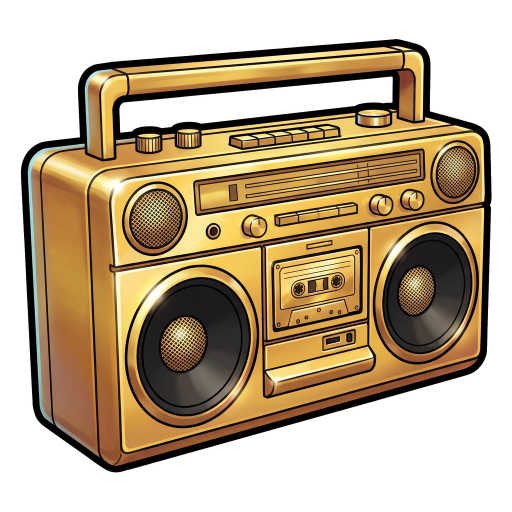
#> input picture art/source/symbols/H1/master_rig_1024.png, 1024 x 1024 px, found by its file name (shown at 1/2 size)
$ python cut_H4.py
#> lines starting #> are read from the running program, lines starting #| are printed output that depends on the picture; after the words box and inside, x2 and y2 are one past the last pixel; in counts of white or black regions, pixels touching at a corner belong together
### tools/spine/examples/bass_drop/cut/cutlib.py
"""Master-cut helpers for the Bass Drop Spine rigs (the split stage for symbol masters whose part sheets
were re-drawn by the model and do not register: tools/split README "Known limits").

Every visible pixel of a rig comes from the APPROVED matted master (art/source/symbols/<ID>/master_rig_1024.png,
art/source/ui/...), cut with masks drawn in master pixels. Hidden areas that a motion can reveal are filled
from a registered part-sheet piece or by inpainting, and are always UNDER the part that hides them at rest,
so the rest pose reassembles to the master exactly (checked by `reassembly`).

All parts go to the rig canvas through ONE transform (`Fit`): premultiplied Lanczos resample of the whole
master-sized layer, pasted at the same integer offset, then trimmed + padded. Straight-alpha PNGs out.
"""
from __future__ import annotations

import json
import math
from dataclasses import dataclass
from pathlib import Path

import cv2
import numpy as np
from PIL import Image, ImageDraw, ImageFilter

REPO = Path(__file__).resolve().parents[5]


def load(path) -> np.ndarray:
    """Straight RGBA float32 [0, 1]."""
    return np.asarray(Image.open(path).convert("RGBA"), dtype=np.float32) / 255.0


def save(arr: np.ndarray, path) -> None:
    Path(path).parent.mkdir(parents=True, exist_ok=True)
    a = np.clip(arr, 0, 1)
    out = (a * 255 + 0.5).astype(np.uint8)
    out[..., :3][out[..., 3] == 0] = 0
    Image.fromarray(out, "RGBA").save(path, optimize=True)


def poly(shape, pts, ss: int = 4) -> np.ndarray:
    """Anti-aliased polygon coverage (float 0..1) at master resolution."""
    h, w = shape[:2]
    im = Image.new("L", (w * ss, h * ss), 0)
    ImageDraw.Draw(im).polygon([(x * ss, y * ss) for x, y in pts], fill=255)
    return np.asarray(im.resize((w, h), Image.BOX), dtype=np.float32) / 255.0


# [15 lines left out: functions ellipse, curve_below, not called in this run]


def feather(m: np.ndarray, r: float) -> np.ndarray:
    if r <= 0:
        return m
    im = Image.fromarray((np.clip(m, 0, 1) * 255).astype(np.uint8), "L").filter(ImageFilter.GaussianBlur(r))
    return np.asarray(im, dtype=np.float32) / 255.0


def dilate(m: np.ndarray, r: int) -> np.ndarray:
    k = cv2.getStructuringElement(cv2.MORPH_ELLIPSE, (2 * r + 1, 2 * r + 1))
    return cv2.dilate((m > 0.5).astype(np.uint8), k).astype(np.float32)


def erode(m: np.ndarray, r: int) -> np.ndarray:
    k = cv2.getStructuringElement(cv2.MORPH_ELLIPSE, (2 * r + 1, 2 * r + 1))
    return cv2.erode((m > 0.5).astype(np.uint8), k).astype(np.float32)


def layer(master: np.ndarray, cover: np.ndarray) -> np.ndarray:
    """Part layer = master pixels with alpha x coverage."""
    out = master.copy()
    out[..., 3] = master[..., 3] * np.clip(cover, 0, 1)
    return out


def over(top: np.ndarray, bottom: np.ndarray) -> np.ndarray:
    """Straight-alpha 'over'."""
    ta, ba = top[..., 3:4], bottom[..., 3:4]
    oa = ta + ba * (1 - ta)
    rgb = np.where(oa > 1e-6, (top[..., :3] * ta + bottom[..., :3] * ba * (1 - ta)) / np.maximum(oa, 1e-6), 0)
    return np.concatenate([rgb, oa], -1).astype(np.float32)


def inpaint_rgb(rgba: np.ndarray, hole: np.ndarray, radius: int = 9, known: np.ndarray | None = None) -> np.ndarray:
    """Fill RGB inside `hole` from the surrounding opaque colour (OpenCV Telea); alpha untouched.
    `known` limits the colour sources (default: opaque pixels outside the hole)."""
    rgb = (np.clip(rgba[..., :3], 0, 1) * 255).astype(np.uint8)
    src = (rgba[..., 3] > 0.9) if known is None else (known > 0.5)
    mask = ((hole > 0.5) | ~src).astype(np.uint8) * 255
    filled = cv2.inpaint(cv2.cvtColor(rgb, cv2.COLOR_RGB2BGR), mask, radius, cv2.INPAINT_TELEA)
    filled = cv2.cvtColor(filled, cv2.COLOR_BGR2RGB).astype(np.float32) / 255.0
    out = rgba.copy()
    h = hole > 0.5
    out[..., :3][h] = filled[h]
    return out


def stroke(cover: np.ndarray, width: float, where: np.ndarray | None = None, colour=(0.02, 0.015, 0.02)) -> np.ndarray:
    """An outline layer along the inside boundary of `cover` (width in master px), optionally only where `where`."""
    m = (cover > 0.5).astype(np.uint8)
    dist = cv2.distanceTransform(m, cv2.DIST_L2, 5)
    a = np.clip(width - dist + 0.5, 0, 1) * (m > 0)
    if where is not None:
        a = a * where
    out = np.zeros(cover.shape + (4,), np.float32)
    out[..., 0], out[..., 1], out[..., 2] = colour
    out[..., 3] = a
    return out


@dataclass
class Fit:
    """Master px -> canvas units: canvas = master * s + (ox, oy) (integer offset, s with an integer size)."""
    s: float
    ox: int
    oy: int
    W: int
    H: int
    src: tuple[int, int]

    @classmethod
    def symbol(cls, master: np.ndarray, content: float, canvas=(360, 360), centre=None) -> "Fit":
        a = master[..., 3] > 0.02
        ys, xs = np.nonzero(a)
        x0, x1, y0, y1 = xs.min(), xs.max() + 1, ys.min(), ys.max() + 1
        h, w = a.shape
        s = content / max(x1 - x0, y1 - y0)
        size = round(w * s)
        s = size / w
        cx, cy = (x0 + x1) / 2, (y0 + y1) / 2
        tx, ty = centre if centre else (canvas[0] / 2, canvas[1] / 2)
        return cls(s, round(tx - cx * s), round(ty - cy * s), canvas[0], canvas[1], (w, h))

    # [7 lines left out: function explicit, not called in this run]

    def pt(self, x, y):
        return (x * self.s + self.ox, y * self.s + self.oy)

    def canvas(self, lay: np.ndarray) -> np.ndarray:
        h, w = lay.shape[:2]
        sw, sh = round(w * self.s), round(h * self.s)
        prem = lay.copy()
        prem[..., :3] *= prem[..., 3:4]
        # premultiplied Lanczos (PIL float per channel)
        chans = [np.asarray(Image.fromarray(prem[..., c], "F").resize((sw, sh), Image.LANCZOS)) for c in range(4)]
        small = np.clip(np.stack(chans, -1), 0, 1)
        out = np.zeros((self.H, self.W, 4), np.float32)
        x0, y0 = self.ox, self.oy
        sx0, sy0 = max(0, -x0), max(0, -y0)
        dx0, dy0 = max(0, x0), max(0, y0)
        cw = min(sw - sx0, self.W - dx0)
        ch = min(sh - sy0, self.H - dy0)
        if cw > 0 and ch > 0:
            out[dy0:dy0 + ch, dx0:dx0 + cw] = small[sy0:sy0 + ch, sx0:sx0 + cw]
        a = out[..., 3:4]
        out[..., :3] = np.where(a > 1e-5, out[..., :3] / np.maximum(a, 1e-5), 0)
        out[..., 3] = np.where(out[..., 3] < 3 / 255, 0, out[..., 3])
        return out


def trim(canvas_rgba: np.ndarray, pad: int = 3):
    """-> (image, bbox [x, y, w, h] on the canvas). The image may extend outside the canvas (negative x)."""
    a = canvas_rgba[..., 3] > 0
    ys, xs = np.nonzero(a)
    if len(xs) == 0:
        raise ValueError("empty part")
    x0, x1, y0, y1 = xs.min() - pad, xs.max() + 1 + pad, ys.min() - pad, ys.max() + 1 + pad
    H, W = a.shape
    img = np.zeros((y1 - y0, x1 - x0, 4), np.float32)
    sx0, sy0 = max(0, x0), max(0, y0)
    sx1, sy1 = min(W, x1), min(H, y1)
    img[sy0 - y0:sy1 - y0, sx0 - x0:sx1 - x0] = canvas_rgba[sy0:sy1, sx0:sx1]
    return img, [int(x0), int(y0), int(x1 - x0), int(y1 - y0)]


def paste(canvas_shape, img, bbox) -> np.ndarray:
    H, W = canvas_shape[:2]
    out = np.zeros((H, W, 4), np.float32)
    x, y, w, h = bbox
    sx0, sy0 = max(0, -x), max(0, -y)
    dx0, dy0 = max(0, x), max(0, y)
    cw, ch = min(w - sx0, W - dx0), min(h - sy0, H - dy0)
    out[dy0:dy0 + ch, dx0:dx0 + cw] = img[sy0:sy0 + ch, sx0:sx0 + cw]
    return out


# [116 lines left out: functions ssim, reassembly, sheet_piece, warp_into, register_sift, write_parts and 2 more, not called in this run]


# ------------------------------------------------------------------------------------------ shared helpers (H1-H4, meter)
def rot_ellipse(shape, cx, cy, ax, ay, ang_deg=0.0, grow: float = 0.0, n: int = 360) -> np.ndarray:
    """Anti-aliased coverage of a rotated ellipse (cv2.fitEllipse convention: `ax` along the x axis rotated by
    `ang_deg`), grown by `grow` px."""
    t = np.linspace(0, 2 * np.pi, n, endpoint=False)
    a = math.radians(ang_deg)
    rx, ry = ax + grow, ay + grow
    xs = cx + rx * np.cos(t) * math.cos(a) - ry * np.sin(t) * math.sin(a)
    ys = cy + rx * np.cos(t) * math.sin(a) + ry * np.sin(t) * math.cos(a)
    return poly(shape, list(zip(xs, ys)))


# [9 lines left out: function grow_poly, not called in this run]


def glow_disc(d: int, rgb, alpha: float = 0.85, power: float = 2.2) -> np.ndarray:
    y, x = np.mgrid[0:d, 0:d] + 0.5
    r = np.hypot(x - d / 2, y - d / 2) / (d / 2)
    out = np.zeros((d, d, 4), np.float32)
    out[..., :3] = rgb
    out[..., 3] = np.clip(1 - r, 0, 1) ** power * alpha
    return out


# [63 lines left out: functions star_glint, piece_to_master, principal_axis, blur_rgb, not called in this run]


def despeckle(rgba: np.ndarray, min_area: int = 30) -> np.ndarray:
    """Drop isolated specks (connected alpha islands smaller than min_area px): anti-aliasing crumbs a cut left."""
    a = rgba[..., 3] > 0.02
    n, lab, st, _ = cv2.connectedComponentsWithStats(a.astype(np.uint8), 8)
    out = rgba.copy()
    for i in range(1, n):
        if st[i, 4] < min_area:
            out[lab == i] = 0
    return out

### tools/spine/examples/bass_drop/cut/cut_H4.py
#!/usr/bin/env python3
"""sym_H4 Hot Sauce parts (ANIMATION_SET 2.4) from the approved rig master (sym_H4_rig 3432f2f5) and the c11 sheet
(sym_H4_parts 6a9d8342: its flame wisp):
  - cap: the cork as painted, cut along the glass rim's outline (it sits IN the rim at rest), with its hidden bottom
    edge inked; it pops 30 units at win_peak;
  - bottle: the rest of the master; under the cork it gets the rim's back half and the dark neck opening (the front
    rim mirrored to the back, the opening inside), so a popped cork shows an open bottle;
  - sauce: the band around the liquid's surface (the shoulder), cut from the master: a mesh whose surface rows ride
    three jelly-physics bones while its edges stay pinned to four anchor bones (top, bottom, both walls), so the
    painted meniscus sloshes inside the glass;
  - label: the parchment (outline-bounded region), with the sauce under it inpainted for its wobble;
  - fx_flame: the c11 flame wisp (keyed on its measured green, despilled), normal blend, alpha 0 at rest;
  - fx_glint, fx_glow: drawn here.
Writes art/source/spine/images/sym_H4/*.png, art/source/symbols/H4/parts.json and QA to build/qa/rigs/sym_H4/.

    tools/.venv/bin/python tools/spine/examples/bass_drop/cut/cut_H4.py
"""
from __future__ import annotations

import json
import sys
from pathlib import Path

import cv2
import numpy as np
from PIL import Image

sys.dont_write_bytecode = True
sys.path.insert(0, str(Path(__file__).resolve().parent))
import cutlib as cl  # noqa: E402
from cut_H3 import interior_of  # noqa: E402  (fill sources)
from scipy import ndimage  # noqa: E402

R = cl.REPO
SRC = R / "art/source/symbols/H4"
IMG = R / "art/source/spine/images/sym_H4"
QA = R / "build/qa/rigs/sym_H4"
SHEET = R / "art/_raw/sym_H4_parts/v01/raw.png"
CONTENT = 285          # cellScale 0.95 x 300 (src/games/bass-drop/config.ts H4)

# master px (1024)
# the cork sits IN the glass rim: its region ends on the rim's upper edge (brown outlines: no outline-bounded cut here)
CORK = [(420, 95), (604, 95), (620, 110), (620, 178), (611, 186), (609, 205), (565, 212), (512, 215), (460, 212),
        (415, 205), (413, 186), (403, 178), (403, 110)]
LABEL_BOX = (340, 470, 690, 820)   # the parchment: light, low-saturation pixels, holes filled, grown over its outline
LABEL_OUTLINE = 8
SAUCE = [(430, 292), (582, 292), (642, 330), (682, 370), (695, 420), (698, 486), (324, 486), (327, 420), (340, 370), (380, 330)]
RIM_C = (512.0, 206.0)             # the glass rim's centre line (for the synthesized back half and the opening)
RIM_DEPTH, RIM_BACK = 58.0, 24.0   # the front rim's visible depth below the line, its foreshortened back above it
OPENING = (512.0, 204.0, 92.0, 17.0)
FLAME_SHEET_BOX = (2210, 110, 2545, 610)   # raw sheet px
FLAME_BASE, FLAME_H = (512.0, 206.0), 250.0  # the flame's base in the mouth, its height (master px)
GLINT_AT = (401.0, 432.0)
BONES = {"cap": (512, 160), "cap_tip": (512, 100), "label": (512, 648), "flame": FLAME_BASE,
         "sauce_1": (398, 356), "sauce_2": (510, 350), "sauce_3": (622, 356),
         "top_a": (432, 296), "top_b": (580, 296), "bot_a": (330, 482), "bot_b": (694, 482),
         "wall_La": (342, 336), "wall_Lb": (326, 482), "wall_Ra": (650, 332), "wall_Rb": (697, 482)}


def label_mask(M):
    hsv = cv2.cvtColor((M[..., :3] * 255).astype(np.uint8), cv2.COLOR_RGB2HSV).astype(np.float32)
    lum = M[..., :3] @ np.array([0.299, 0.587, 0.114], np.float32)
    x0, y0, x1, y1 = LABEL_BOX
    parch = (lum > 0.55) & (hsv[..., 1] < 140) & (M[..., 3] > 0.5)
    box = np.zeros_like(parch)
    box[y0:y1, x0:x1] = True
    parch &= box
    n, lab, st, _ = cv2.connectedComponentsWithStats(parch.astype(np.uint8), 8)
    core = lab == 1 + np.argmax(st[1:, 4])
    core = cv2.morphologyEx(core.astype(np.uint8), cv2.MORPH_CLOSE, cv2.getStructuringElement(cv2.MORPH_ELLIPSE, (15, 15))) > 0
    core = ndimage.binary_fill_holes(core)
    k = cv2.getStructuringElement(cv2.MORPH_ELLIPSE, (2 * LABEL_OUTLINE + 1,) * 2)
    grown = cv2.dilate(core.astype(np.uint8), k).astype(np.float32)
    return cl.feather(grown, 0.7) * (M[..., 3] > 0.02)


def flame_piece():
    im = np.asarray(Image.open(SHEET).convert("RGB")).astype(np.float32) / 255
    x0, y0, x1, y1 = FLAME_SHEET_BOX
    crop = im[y0:y1, x0:x1]
    border = np.concatenate([im[:10].reshape(-1, 3), im[-10:].reshape(-1, 3)], 0)
    key = np.median(border, 0)
    d = np.sqrt(((crop - key) ** 2).sum(-1)) * 255
    a = np.clip((d - 60) / 60, 0, 1)
    rgb = crop.copy()
    # despill: green never above max(red, blue) at the edges
    lim = np.maximum(rgb[..., 0], rgb[..., 2])
    rgb[..., 1] = np.where(a < 1, np.minimum(rgb[..., 1], lim), rgb[..., 1])
    n, lab, st, _ = cv2.connectedComponentsWithStats((a > 0.5).astype(np.uint8), 8)
    big = 1 + np.argmax(st[1:, 4])
    keep = cv2.dilate((lab == big).astype(np.uint8), np.ones((7, 7), np.uint8)) > 0
    a = a * keep
    print(f"flame: sheet key #{''.join(f'{int(v * 255):02X}' for v in key)}, {int((a > 0.5).sum())} px")
    return np.concatenate([rgb, a[..., None]], -1).astype(np.float32)


def main() -> int:
    IMG.mkdir(parents=True, exist_ok=True)
    QA.mkdir(parents=True, exist_ok=True)
    M = cl.load(SRC / "master_rig_1024.png")
    shp = M.shape
    fit = cl.Fit.symbol(M, CONTENT)
#> in symbol, `a = master[..., 3] > 0.02`:
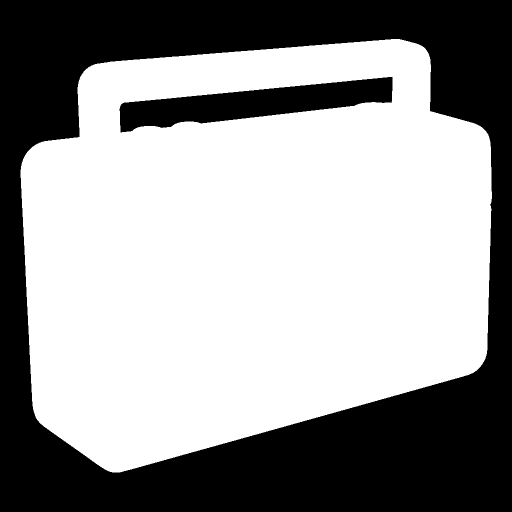
#> a: shape (1024, 1024) bool (shown at 1/2 size); 60.1% white; 2 black regions, box (x1, y1, x2, y2) and area: (0, 0, 1024, 1024) 389258, (239, 154, 785, 265) 28691
#> in symbol, `x0, x1, y0, y1 = xs.min(), xs.max() + 1, ys.min(), ys.max() + 1`: x0 = 41; x1 = 984; y0 = 78; y1 = 945
#> in symbol, `s = content / max(x1 - x0, y1 - y0)`: s = 0.302
#> in symbol, `size = round(w * s)`: size = 309
#> in symbol, `cx, cy = (x0 + x1) / 2, (y0 + y1) / 2`: cx = 512.5; cy = 511.5
    P = fit.pt

    cork_m = cl.poly(shp, CORK) * (M[..., 3] > 0.02)
    label_m = label_mask(M)
#> in label_mask, `hsv = cv2.cvtColor((M[..., :3] * 255).astype(np.uint8), cv2.COLOR_RGB2..`:
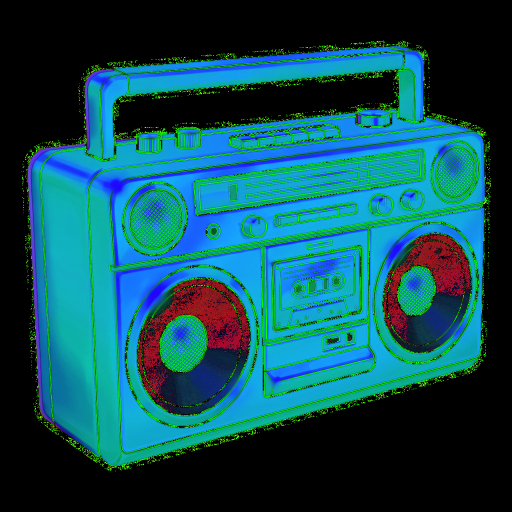
#> hsv: shape (1024, 1024, 3) float32 (shown at 1/2 size); mean R, G, B 13.9, 77.3, 87.2
#> in label_mask, `lum = M[..., :3] @ np.array([0.299, 0.587, 0.114], np.float32)`:
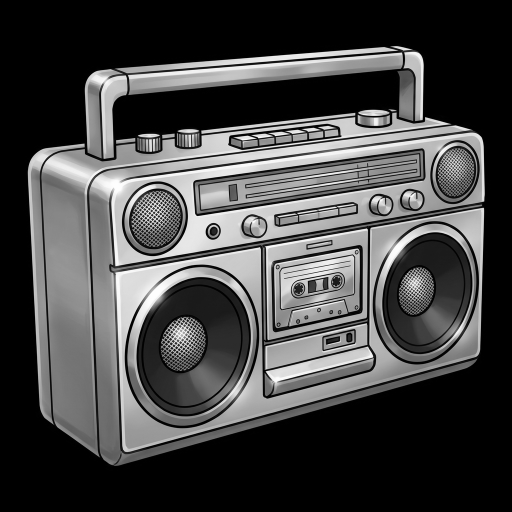
#> lum: shape (1024, 1024) float32 (shown at 1/2 size); min 0, max 1, mean 0.277
#> in label_mask, `parch &= box`:
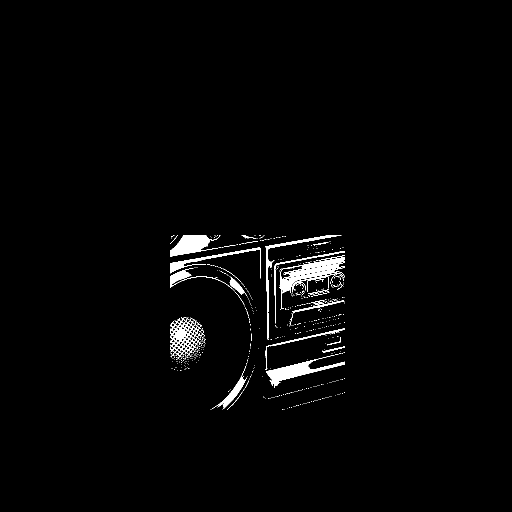
#> parch: shape (1024, 1024) bool (shown at 1/2 size); 1.8% white; 567 white regions (539 under 20 px), largest, box (x1, y1, x2, y2) and area: (561, 514, 690, 618) 3116, (532, 710, 690, 776) 2569, (340, 470, 441, 513) 2273
#> in label_mask, `n, lab, st, _ = cv2.connectedComponentsWithStats(parch.astype(np.uint8..`:
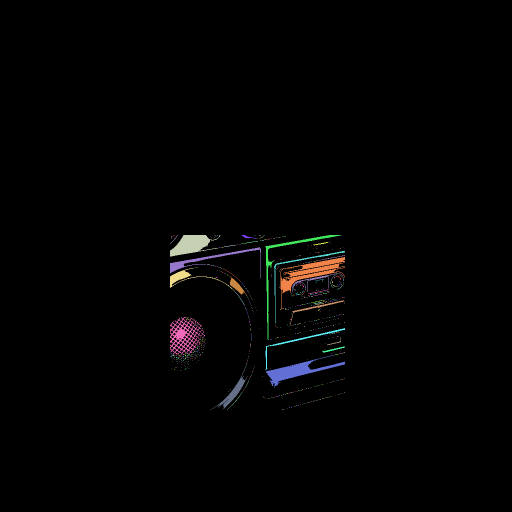
#> lab: shape (1024, 1024) int32 (shown at 1/2 size); 568 distinct labels, from 0 to 567; one colour per label, 0 black
#> in label_mask, `n, lab, st, _ = cv2.connectedComponentsWithStats(parch.astype(np.uint8..`: n = 568; st = 568 rows, first 6: [0, 0, 1024, 1024, 1029861], [345, 470, 4, 4, 5], [340, 470, 16, 18, 19], [340, 470, 101, 43, 2273], [429, 471, 1, 1, 1], [431, 470, 1, 1, 1]
    # ------------------------------------------------------------------ cap: the cork, its hidden bottom edge inked
    cap = cl.layer(M, cork_m)
    yy = np.arange(shp[0])[:, None] + np.zeros((1, shp[1]))
    bottom_zone = (yy > 180).astype(np.float32)
    cap = cl.over(cl.stroke(cork_m, 6, where=bottom_zone, colour=(0.12, 0.06, 0.03)), cap)

    # ------------------------------------------------------------------ bottle, with the rim back + opening under the cork
    bottle = cl.layer(M, 1 - np.maximum(cork_m, label_m))
    under = (cork_m > 0.5)
    # the rim's back half: the visible front rim mirrored across the rim's centre line
    # the rim's back half: the visible front rim (RIM_C y .. +RIM_DEPTH px) mirrored, foreshortened into
    # RIM_BACK px above the centre line; above that the popped cork leaves open air
    d = RIM_C[1] - np.arange(shp[0])
    ys_src = np.clip(np.round(RIM_C[1] + d * (RIM_DEPTH / RIM_BACK)), 0, shp[0] - 1).astype(int)
    mir = M[ys_src]
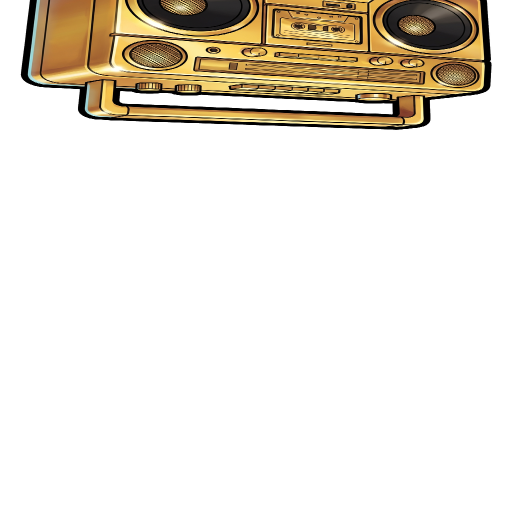
#> mir: shape (1024, 1024, 4) float32 (shown at 1/2 size); mean R, G, B, A 0.114, 0.0915, 0.0523, 0.195; transparent parts drawn white
    band = (d[:, None] >= 0) & (d[:, None] <= RIM_BACK)
    back = under & band & (mir[..., 3] > 0.5)
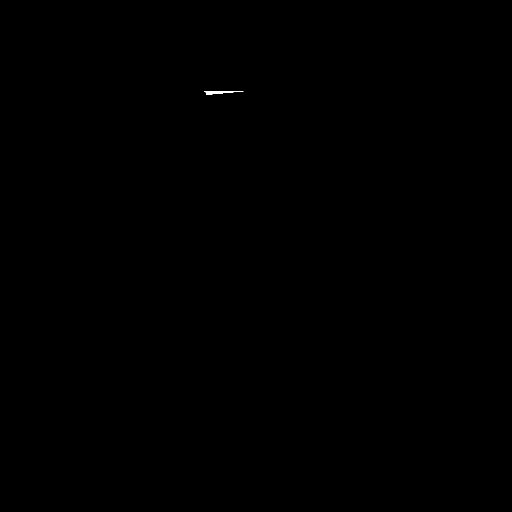
#> back: shape (1024, 1024) bool (shown at 1/2 size); 0.03% white; 1 white region, box (x1, y1, x2, y2) and area: (408, 182, 487, 190) 314
    bottle[..., :3] = np.where(back[..., None], mir[..., :3], bottle[..., :3])
    bottle[..., 3] = np.where(back, mir[..., 3], np.where(under & (d[:, None] > RIM_BACK), 0.0, bottle[..., 3]))
#> (the rest of the program and of its run is left out)
